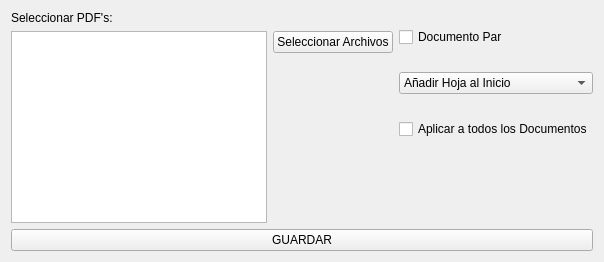
                   <widget class="QWidget" name="JoinPdf_tab">
                    <attribute name="title">
                     <string>Unir Pdf</string>
                    </attribute>
                    <layout class="QFormLayout" name="formLayout_3">
                     <property name="fieldGrowthPolicy">
                      <enum>QFormLayout::FieldGrowthPolicy::FieldsStayAtSizeHint</enum>
                     </property>
                     <item row="0" column="0">
                      <layout class="QVBoxLayout" name="verticalLayout_10">
                       <item>
                        <widget class="QLabel" name="label_15">
                         <property name="sizePolicy">
                          <sizepolicy hsizetype="Expanding" vsizetype="Preferred">
                           <horstretch>0</horstretch>
                           <verstretch>0</verstretch>
                          </sizepolicy>
                         </property>
                         <property name="text">
                          <string>Seleccionar PDF's:</string>
                         </property>
                        </widget>
                       </item>
                       <item>
                        <layout class="QHBoxLayout" name="horizontalLayout_7">
                         <item>
                          <widget class="ButtonListWidget" name="JoinPdf_In"/>
                         </item>
                         <item alignment="Qt::AlignmentFlag::AlignTop">
                          <widget class="QPushButton" name="JoinPdf_selFile">
                           <property name="text">
                            <string>Seleccionar Archivos</string>
                           </property>
                          </widget>
                         </item>
                        </layout>
                       </item>
                      </layout>
                     </item>
                     <item row="0" column="1">
                      <layout class="QVBoxLayout" name="verticalLayout_9">
                       <property name="spacing">
                        <number>25</number>
                       </property>
                       <item>
                        <spacer name="verticalSpacer_3">
                         <property name="orientation">
                          <enum>Qt::Orientation::Vertical</enum>
                         </property>
                         <property name="sizeType">
                          <enum>QSizePolicy::Policy::Minimum</enum>
                         </property>
                         <property name="sizeHint" stdset="0">
                          <size>
                           <width>20</width>
                           <height>16</height>
                          </size>
                         </property>
                        </spacer>
                       </item>
                       <item alignment="Qt::AlignmentFlag::AlignTop">
                        <widget class="QCheckBox" name="JoinPdf_isEven_Button">
                         <property name="text">
                          <string>Documento Par</string>
                         </property>
                        </widget>
                       </item>
                       <item alignment="Qt::AlignmentFlag::AlignTop">
                        <widget class="QComboBox" name="joinPdf_EvenPolicy_comboBox">
                         <item>
                          <property name="text">
                           <string>Añadir Hoja al Inicio</string>
                          </property>
                         </item>
                         <item>
                          <property name="text">
                           <string>Añadir Hoja al Final</string>
                          </property>
                         </item>
                        </widget>
                       </item>
                       <item alignment="Qt::AlignmentFlag::AlignTop">
                        <widget class="QCheckBox" name="JoinPdf_ApplyEven_Button">
                         <property name="text">
                          <string>Aplicar a todos los Documentos</string>
                         </property>
                        </widget>
                       </item>
                       <item>
                        <spacer name="verticalSpacer_2">
                         <property name="orientation">
                          <enum>Qt::Orientation::Vertical</enum>
                         </property>
                         <property name="sizeHint" stdset="0">
                          <size>
                           <width>20</width>
                           <height>40</height>
                          </size>
                         </property>
                        </spacer>
                       </item>
                      </layout>
                     </item>
                     <item row="1" column="0" colspan="2">
                      <widget class="QPushButton" name="JoinPdf_Button">
                       <property name="text">
                        <string>GUARDAR</string>
                       </property>
                      </widget>
                     </item>
                    </layout>
                   </widget>
